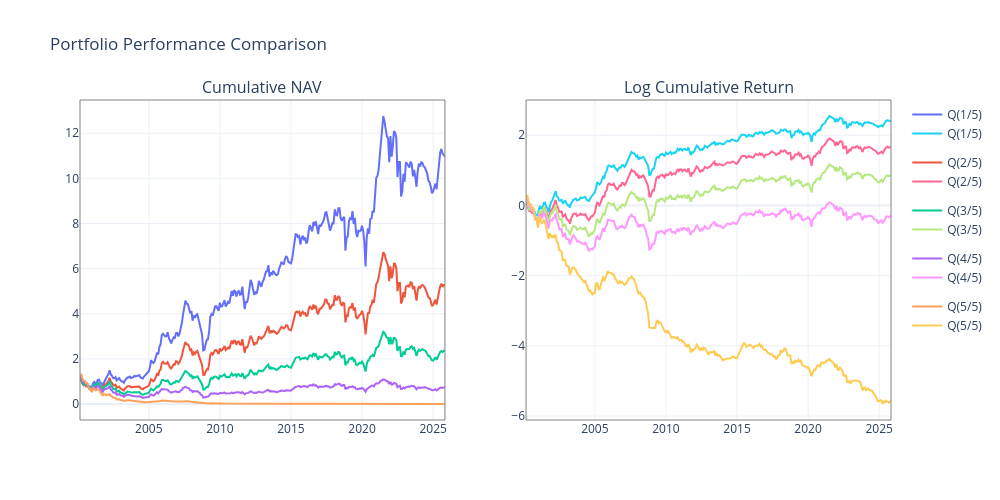

Here is the notebook cell this chart was saved with:
### Markdown cell above
##### **Plot**

### Code cell
fig.show()

### Figure 1 — Plotly figure (JSON) as saved in the notebook; plotly's stock layout.template omitted (floating-point values rounded to 4 significant figures; data arrays with more than 128 entries replaced by an {"elided": "..."} marker saying what was removed)
{"data": [{"legendgroup": "Q(1/5)", "mode": "lines", "name": "Q(1/5)", "showlegend": true, "type": "scatter", "x": {"elided": "309 str values"}, "xaxis": "x", "y": {"elided": "309 float values"}, "yaxis": "y"}, {"legendgroup": "Q(2/5)", "mode": "lines", "name": "Q(2/5)", "showlegend": true, "type": "scatter", "x": {"elided": "309 str values"}, "xaxis": "x", "y": {"elided": "309 float values"}, "yaxis": "y"}, {"legendgroup": "Q(3/5)", "mode": "lines", "name": "Q(3/5)", "showlegend": true, "type": "scatter", "x": {"elided": "309 str values"}, "xaxis": "x", "y": {"elided": "309 float values"}, "yaxis": "y"}, {"legendgroup": "Q(4/5)", "mode": "lines", "name": "Q(4/5)", "showlegend": true, "type": "scatter", "x": {"elided": "309 str values"}, "xaxis": "x", "y": {"elided": "309 float values"}, "yaxis": "y"}, {"legendgroup": "Q(5/5)", "mode": "lines", "name": "Q(5/5)", "showlegend": true, "type": "scatter", "x": {"elided": "309 str values"}, "xaxis": "x", "y": {"elided": "309 float values"}, "yaxis": "y"}, {"legendgroup": "Q(1/5)", "mode": "lines", "name": "Q(1/5)", "showlegend": true, "type": "scatter", "x": {"elided": "309 str values"}, "xaxis": "x2", "y": {"elided": "309 float values"}, "yaxis": "y2"}, {"legendgroup": "Q(2/5)", "mode": "lines", "name": "Q(2/5)", "showlegend": true, "type": "scatter", "x": {"elided": "309 str values"}, "xaxis": "x2", "y": {"elided": "309 float values"}, "yaxis": "y2"}, {"legendgroup": "Q(3/5)", "mode": "lines", "name": "Q(3/5)", "showlegend": true, "type": "scatter", "x": {"elided": "309 str values"}, "xaxis": "x2", "y": {"elided": "309 float values"}, "yaxis": "y2"}, {"legendgroup": "Q(4/5)", "mode": "lines", "name": "Q(4/5)", "showlegend": true, "type": "scatter", "x": {"elided": "309 str values"}, "xaxis": "x2", "y": {"elided": "309 float values"}, "yaxis": "y2"}, {"legendgroup": "Q(5/5)", "mode": "lines", "name": "Q(5/5)", "showlegend": true, "type": "scatter", "x": {"elided": "309 str values"}, "xaxis": "x2", "y": {"elided": "309 float values"}, "yaxis": "y2"}], "layout": {"annotations": [{"font": {"size": 16}, "showarrow": false, "text": "Cumulative NAV", "x": 0.225, "xanchor": "center", "xref": "paper", "y": 1, "yanchor": "bottom", "yref": "paper"}, {"font": {"size": 16}, "showarrow": false, "text": "Log Cumulative Return", "x": 0.775, "xanchor": "center", "xref": "paper", "y": 1, "yanchor": "bottom", "yref": "paper"}], "height": 500, "shapes": [{"fillcolor": "rgba(0,0,0,0)", "line": {"color": "gray", "width": 1}, "type": "rect", "x0": 0, "x1": 0.45, "xref": "paper", "y0": 0, "y1": 1, "yref": "paper"}, {"fillcolor": "rgba(0,0,0,0)", "line": {"color": "gray", "width": 1}, "type": "rect", "x0": 0.55, "x1": 1, "xref": "paper", "y0": 0, "y1": 1, "yref": "paper"}], "title": {"text": "Portfolio Performance Comparison"}, "width": 1000, "xaxis": {"anchor": "y", "domain": [0, 0.45]}, "xaxis2": {"anchor": "y2", "domain": [0.55, 1]}, "yaxis": {"anchor": "x", "domain": [0, 1]}, "yaxis2": {"anchor": "x2", "domain": [0, 1]}}}
